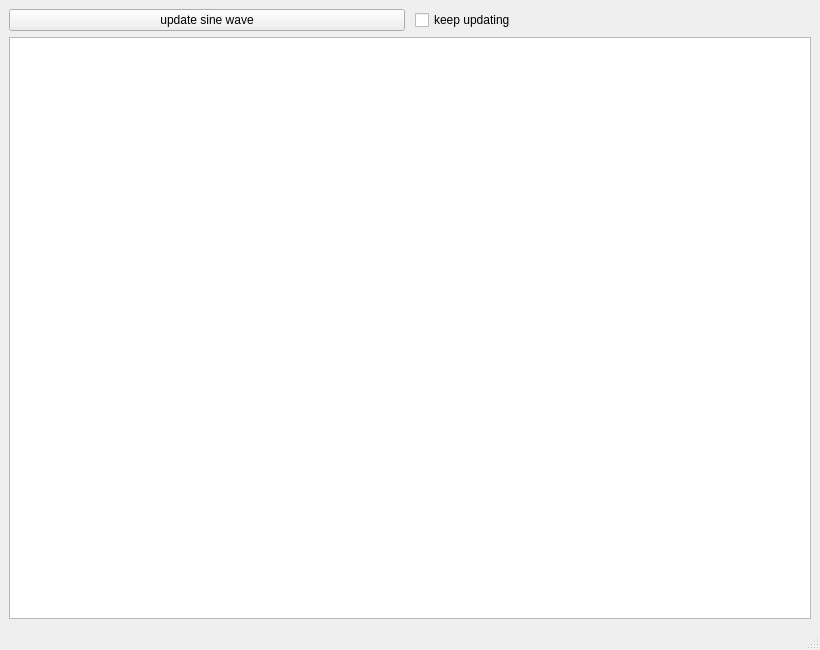
<?xml version="1.0" encoding="UTF-8"?>
<ui version="4.0">
 <class>MainWindow</class>
 <widget class="QMainWindow" name="MainWindow">
  <property name="geometry">
   <rect>
    <x>0</x>
    <y>0</y>
    <width>820</width>
    <height>650</height>
   </rect>
  </property>
  <property name="windowTitle">
   <string>MainWindow</string>
  </property>
  <property name="autoFillBackground">
   <bool>false</bool>
  </property>
  <property name="documentMode">
   <bool>false</bool>
  </property>
  <widget class="QWidget" name="centralwidget">
   <layout class="QVBoxLayout" name="verticalLayout">
    <item>
     <layout class="QHBoxLayout" name="horizontalLayout">
      <property name="spacing">
       <number>10</number>
      </property>
      <property name="rightMargin">
       <number>0</number>
      </property>
      <property name="bottomMargin">
       <number>0</number>
      </property>
      <item>
       <widget class="QPushButton" name="btnAdd">
        <property name="text">
         <string>update sine wave</string>
        </property>
       </widget>
      </item>
      <item>
       <widget class="QCheckBox" name="chkMore">
        <property name="text">
         <string>keep updating</string>
        </property>
       </widget>
      </item>
     </layout>
    </item>
    <item>
     <widget class="PlotWidget" name="grPlot"/>
    </item>
   </layout>
  </widget>
  <widget class="QStatusBar" name="statusbar"/>
 </widget>
 <customwidgets>
  <customwidget>
   <class>PlotWidget</class>
   <extends>QGraphicsView</extends>
   <header>pyqtgraph</header>
  </customwidget>
 </customwidgets>
 <resources/>
 <connections/>
</ui>
